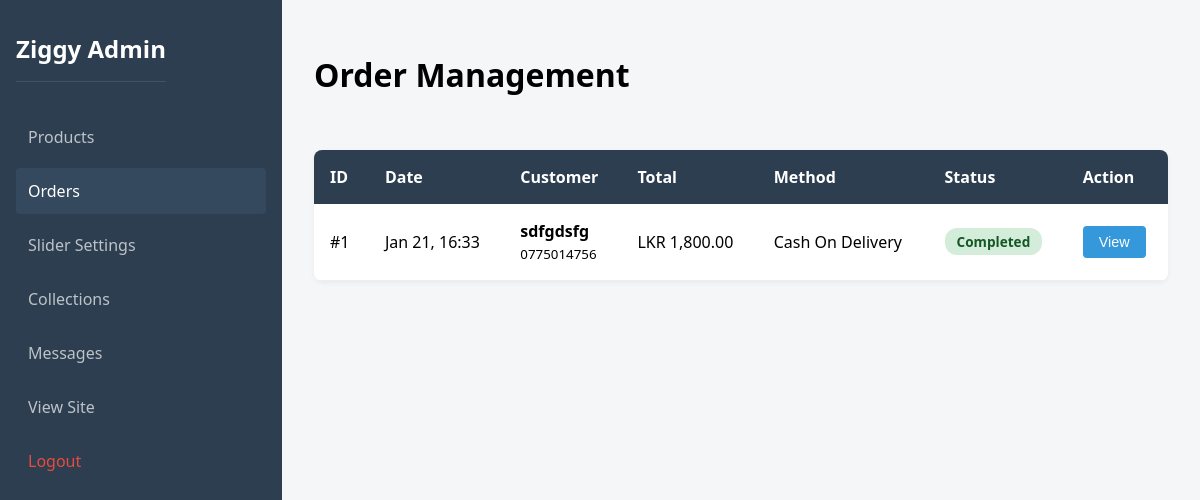
The app's page /admin/orders.php (signed in) with its own data.
### tables this page shows
CREATE TABLE `orders` (
  `id` int(11) NOT NULL,
  `customer_name` varchar(255) NOT NULL,
  `customer_phone` varchar(50) NOT NULL,
  `customer_address` text NOT NULL,
  `payment_method` enum('cod','bank_transfer') NOT NULL,
  `receipt_image` varchar(255) DEFAULT NULL,
  `total_amount` decimal(10,2) NOT NULL,
  `status` enum('pending','completed','cancelled') DEFAULT 'pending',
  `created_at` timestamp NOT NULL DEFAULT current_timestamp()
);

### admin/orders.php (the view, shortened to what this page needs)
<?php
require_once '../config.php';
$stmt = $pdo->query("SELECT * FROM orders ORDER BY created_at DESC");
$orders = $stmt->fetchAll();
?>
<!DOCTYPE html>
<html lang="en">
<head>
</head>
<body>
    <div class="sidebar">
        <div style="display: flex; justify-content: space-between; align-items: center; width: 100%;">
            <h2>Ziggy Admin</h2>
        </div>
        <div class="nav-links" id="navLinks">
            <a href="dashboard">Products</a>
            <a href="orders.php" class="active">Orders</a>
            <a href="slider.php">Slider Settings</a>
            <a href="collections.php">Collections</a>
            <a href="messages">Messages</a>
            <a href="../index" target="_blank">View Site</a>
            <a href="actions.php?action=logout" class="logout">Logout</a>
        </div>
    </div>
    <div class="main-content">
        <div class="header">
            <h1>Order Management</h1>
        </div>
        <div class="data-table">
            <table>
                <thead>
                    <tr>
                        <th>ID</th>
                        <th>Date</th>
                        <th>Customer</th>
                        <th>Total</th>
                        <th>Method</th>
                        <th>Status</th>
                        <th>Action</th>
                    </tr>
                </thead>
                <tbody>
                    <?php if (count($orders) > 0): ?>
                        <?php foreach ($orders as $order): ?>
                            <tr>
                                <td>#<?php echo $order['id']; ?></td>
                                <td><?php echo date('M d, H:i', strtotime($order['created_at'])); ?></td>
                                <td>
                                    <strong><?php echo htmlspecialchars($order['customer_name']); ?></strong><br>
                                    <small><?php echo htmlspecialchars($order['customer_phone']); ?></small>
                                </td>
                                <td>LKR <?php echo number_format($order['total_amount'], 2); ?></td>
                                <td>
                                    <?php echo $order['payment_method'] == 'cod' ? 'Cash On Delivery' : 'Bank Transfer'; ?>
                                </td>
                                <td>
                                    <span class="status-badge status-<?php echo $order['status']; ?>">
                                        <?php echo ucfirst($order['status']); ?>
                                    </span>
                                </td>
                                <td>
                                    <button class="btn btn-view" onclick="viewOrder(<?php echo $order['id']; ?>)">View</button>
                                </td>
                            </tr>
                        <?php endforeach; ?>
                    <?php else: ?>
                        <tr><td colspan="7" style="text-align:center; padding: 2rem; color: #777;">No orders found.</td></tr>
                    <?php endif; ?>
                </tbody>
            </table>
        </div>
    </div>
</body>
</html>

### admin/orders.php (style rules this page uses)
:root { --primary: #2c3e50; --secondary: #e67e22; --light: #ecf0f1; --dark: #34495e; --danger: #e74c3c; --success: #27ae60; --warning: #f39c12; --info: #3498db; }
body { font-family: 'Segoe UI', Tahoma, Geneva, Verdana, sans-serif; background-color: #f4f6f7; margin: 0; display: flex; min-height: 100vh; }
.sidebar { width: 250px; background-color: var(--primary); color: white; padding: 2rem 1rem; display: flex; flex-direction: column; height: 100vh; position: sticky; top: 0; overflow-y: auto; }
.sidebar h2 { margin-top: 0; font-size: 1.5rem; margin-bottom: 2rem; padding-bottom: 1rem; border-bottom: 1px solid rgba(255, 255, 255, 0.1); }
.sidebar a { color: #bdc3c7; text-decoration: none; padding: 0.75rem; margin-bottom: 0.5rem; border-radius: 4px; transition: all 0.3s; }
.sidebar a:hover, .sidebar a.active { background-color: var(--dark); color: white; }
.sidebar .logout { margin-top: auto; color: var(--danger); }
.main-content { flex: 1; padding: 2rem; overflow-y: auto; }
.header { display: flex; justify-content: space-between; align-items: center; margin-bottom: 2rem; }
.data-table { background: white; border-radius: 8px; overflow: hidden; box-shadow: 0 2px 5px rgba(0, 0, 0, 0.05); width: 100%; }
table { width: 100%; border-collapse: collapse; }
th { background-color: var(--primary); color: white; padding: 1rem; text-align: left; font-weight: 600; }
td { padding: 1rem; border-bottom: 1px solid #eee; }
.status-badge { padding: 0.25rem 0.75rem; border-radius: 12px; font-size: 0.85rem; font-weight: 600; display: inline-block; }
.status-completed { background-color: #d4edda; color: #155724; }
.btn { padding: 0.5rem 1rem; border-radius: 4px; text-decoration: none; color: white; font-size: 0.9rem; cursor: pointer; border: none; }
.btn-view { background-color: var(--info); }
@media (min-width: 769px) { .nav-links { display: flex; flex-direction: column; width: 100%; } }

### records on screen
orders: id "1", created_at "Jan 21, 16:33", customer_name "sdfgdsfg", customer_phone "0775014756", total_amount "1,800.00", payment_method "Cash On Delivery", status "Completed"
